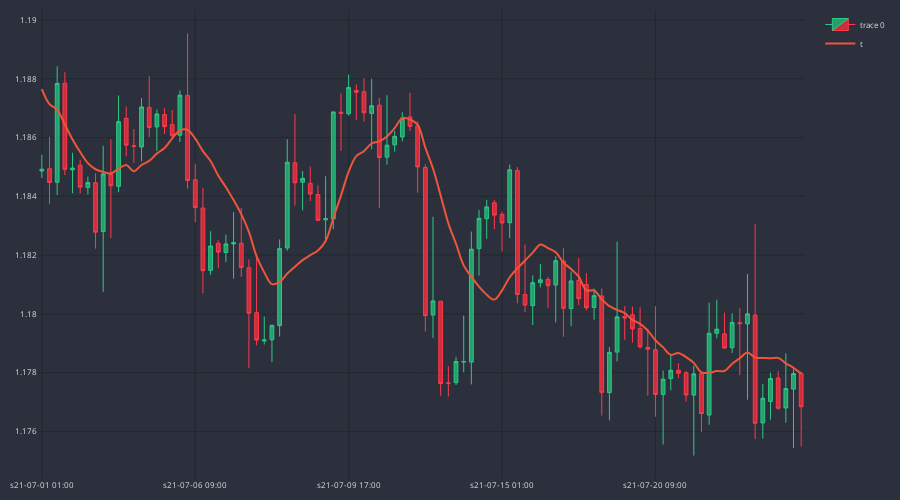

Here is the notebook cell this chart was saved with:
### Code cell
#cp.fig.add_trace(go.Scatter(
#    x=cp.df_plot.sTime,
#    y=cp.df_plot.MA_10,
#    line=dict(width=2),
#    line_shape="spline",
#    name="MA_10"
#))
cp.show_plot(line_traces=['MA_10'])
